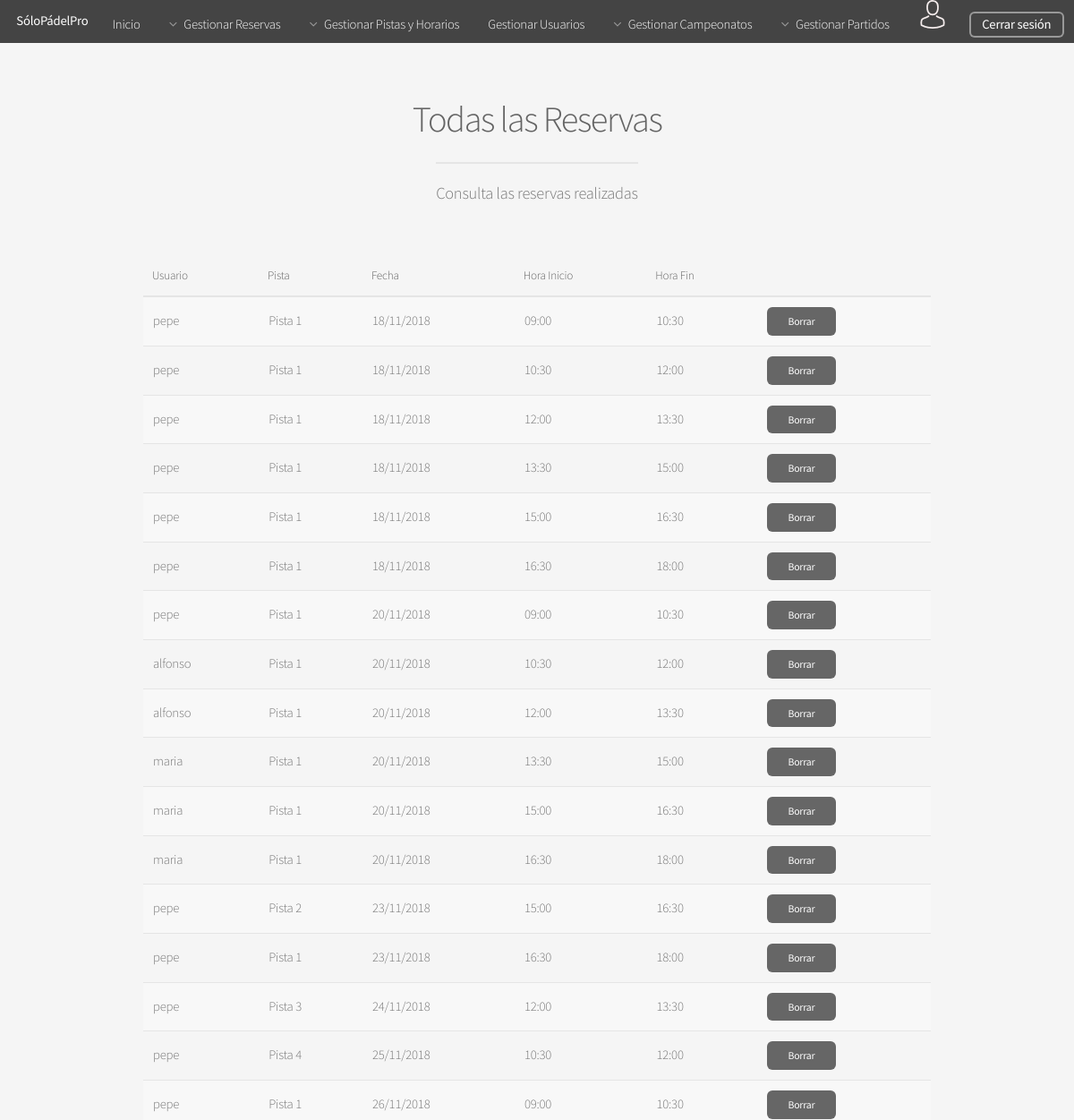
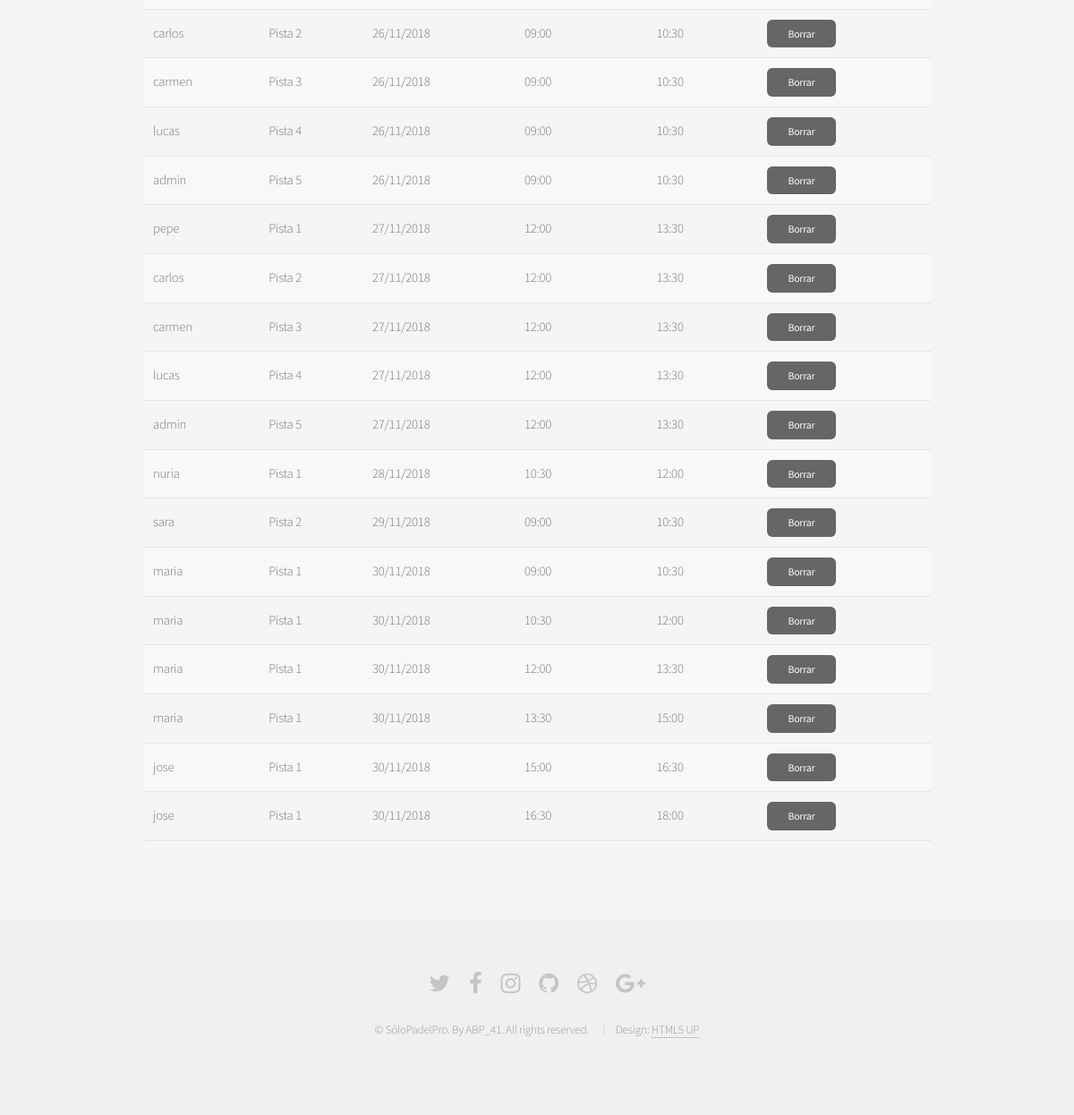
/Controllers/RESERVAR_PISTA_Controller.php?action=SHOW_RESERVAS (signed in), run on the app's committed database (2 pictures, top to bottom).
### tables this page shows
CREATE TABLE IF NOT EXISTS RESERVA(
  ID int(225) AUTO_INCREMENT NOT NULL ,
  USUARIO_LOGIN varchar(25) NOT NULL,
  PISTA_ID int(225) NOT NULL,
  FECHA date NOT NULL,
  HORARIO_ID int(225) NOT NULL,
  PRIMARY KEY(ID),
  FOREIGN KEY (USUARIO_LOGIN) REFERENCES USUARIO (LOGIN) ON DELETE CASCADE,
  FOREIGN KEY (PISTA_ID) REFERENCES PISTA (ID) ON DELETE CASCADE,
  FOREIGN KEY (HORARIO_ID) REFERENCES HORARIO (ID) ON DELETE CASCADE
);

CREATE TABLE IF NOT EXISTS PISTA(
  ID int(225) AUTO_INCREMENT NOT NULL ,
  NOMBRE varchar(25) NOT NULL,
  TIPO varchar(25) NOT NULL,
  PRIMARY KEY(ID)
);

CREATE TABLE IF NOT EXISTS HORARIO(
  ID int(225) AUTO_INCREMENT NOT NULL,
  HORA_INICIO time NOT NULL,
  HORA_FIN time NOT NULL,
  PRIMARY KEY(ID)
);

### Controllers/RESERVAR_PISTA_Controller.php (called while the page is built, shortened)
<?php
include '../Models/RESERVA_Model.php';
include '../Views/RESERVAR_PISTA/RESERVAR_PISTA_SHOWALL_View.php';
if(isset($_REQUEST["action"]))  {
  $action = $_REQUEST["action"];
}else{
  $action = '';
}
switch ($action) {
  case 'SHOW_RESERVAS':
  $RESERVA = new RESERVA_Model('','','','','');
  if($_SESSION["rol"] == 'ADMIN'){
    $reservas = $RESERVA->SHOWALL_Login($_SESSION['login']);
  }
  else{
    $reservas = $RESERVA->SHOWALL_Login($_SESSION['login']);
  }
  new SHOW_RESERVAS($reservas, '../Controllers/RESERVAR_PISTA_Controller.php');
  break;
}
?>

### Functions/Authentication.php (called while the page is built)
<?php
function IsAuthenticated(){
	if (!isset($_SESSION['login'])){
		return false;
	}
	else{
		return true;
	}
}
?>

### Models/RESERVA_Model.php (called while the page is built, shortened)
<?php
class RESERVA_Model{
    var $mensaje;
    var $mysqli;
    function __construct($id,$fecha,$user_login,$pista_ID,$horario_ID){
        include_once '../Functions/Access_DB.php';
        $this->mysqli = ConnectDB();
    }
		function SHOWALL_Login($login){
			if($_SESSION["rol"] == 'ADMIN'){
				$sql = "SELECT P.NOMBRE, R.FECHA, R.ID, R.USUARIO_LOGIN, H.HORA_INICIO, H.HORA_FIN FROM RESERVA R, PISTA P, HORARIO H WHERE (R.PISTA_ID=P.ID) AND (R.HORARIO_ID=H.ID) ORDER BY R.FECHA, H.HORA_INICIO, P.ID";
			}
			else{
			$sql = "SELECT P.NOMBRE, R.FECHA, R.ID, R.USUARIO_LOGIN, H.HORA_INICIO, H.HORA_FIN FROM RESERVA R, PISTA P, HORARIO H WHERE (USUARIO_LOGIN = '$login') AND (R.PISTA_ID=P.ID) AND (R.HORARIO_ID=H.ID) ORDER BY R.FECHA, H.HORA_INICIO, P.ID";
		}
		  if (!($resultado = $this->mysqli->query($sql))){
            $this->mensaje['mensaje'] =  'ERROR: Fallo en la consulta sobre la base de datos';
            return $this->mensaje;
        }
        else{
            return $resultado;
        }
    }
}
?>

### Functions/Access_DB.php (called while the page is built, shortened)
<?php
function ConnectDB(){
   $conexion = mysqli_connect("localhost", "abp41", "abp41", "ABP") or (new MESSAGE('ERROR: No se ha podido conectar con la base de datos', '../index.php'));
 if ($conexion->connect_errno) {
    	return false;
 }else{
 	return $conexion;
 }
}
?>

### Views/RESERVAR_PISTA/RESERVAR_PISTA_SHOWALL_View.php (the view, shortened to what this page needs)
<?php
class SHOW_RESERVAS{
	var $tuplas;
	function __construct($tuplas){
		$this->tuplas = $tuplas;
		$this->render();
	}
	function render(){
		include '../Views/HEADER_View.php';
		?>
		<section id="main" class="container">
			<header>
				<?php
				if($_SESSION["rol"] == 'ADMIN'){
					?>
					<h2>Todas las Reservas</h2>
					<?php
				}
				else {
					?>
					<h2>Tus Reservas</h2>
					<?php
				}
				?>
				<p>Consulta las reservas realizadas</p>
			</header>
			<div class="table-wrapper">
				<table>
					<thead >
						<tr>
							<?php
							if($_SESSION["rol"] == 'ADMIN'){
								?>
								<th>Usuario</th>
								<?php
							}
							?>
							<th>Pista</th>
							<th>Fecha</th>
							<th>Hora Inicio</th>
							<th>Hora Fin</th>
						</tr>
					</thead>
					<tbody>
						<?php
						if($this->tuplas <> NULL){
							while($row = mysqli_fetch_array($this->tuplas)){
								$fecha = explode("-", $row['FECHA']);
								$hora_inicio = explode(":", $row["HORA_INICIO"]);
								$hora_fin = explode(":", $row["HORA_FIN"]);
								$eliminar_reserva = $this->checkFecha($row['FECHA'], $row["HORA_INICIO"]);
								?>
								<tr>
									<?php
									if($_SESSION["rol"] == 'ADMIN'){
										?>
										<td>
											<?=$row['USUARIO_LOGIN']?>
										</td>
										<?php
									}
									?>
									<td>
										<?=$row['NOMBRE']?>
									</td>
									<td>
										<?=$fecha[2]."/".$fecha[1]."/".$fecha[0]?>
									</td>
									<td>
										<?=$hora_inicio[0].":".$hora_inicio[1]?>
									</td>
									<td>
										<?=$hora_fin[0].":".$hora_fin[1]?>
									</td>
									<td>
								<?php
										if($eliminar_reserva == true){
								?>
										<a class="button small" href="../Controllers/RESERVAR_PISTA_Controller.php?action=DELETE&reserva_ID=<?=$row['ID']?>">Borrar</a>
								<?php
									}
								?>
									</td>
								</tr>
								<?php
							}
						}
						?>
					</tbody>
				</table>
			</div>
		</section>
		<?php
		include '../Views/FOOTER_View.php';
	}
	function checkFecha($fecha, $hora_inicio){
		$fecha_split = explode('-', $fecha);
		$ano = $fecha_split[0];
		$mes = $fecha_split[1];
		$dia = $fecha_split[2];
		$hora_split = explode(':', $hora_inicio);
		$hora = $hora_split[0];
		$min = $hora_split[1];
		$fecha_obj = new DateTime(date('Y-m-d H:i:s', mktime($hora,$min, 0, $mes, $dia,$ano)));
		$fecha_hoy = new DateTime(date('Y-m-d H:i:s'));
		$diff_horas = $fecha_hoy->diff($fecha_obj);
		$out = $diff_horas->format("%d,%H,%i");
		$split_dias = explode(',', $out);
		$dias = $split_dias[0];
		$horas = $split_dias[1];
		if($dias > 0){
			return true;
		}else{
			if($horas >= 12){
				return true;
			}
	 		return false;
		}
	 return false;
	}
}
?>

### Views/HEADER_View.php (shortened to what this page needs)
<?php
include_once '../Functions/Authentication.php';
?>
<html>
<head>
  <link rel="stylesheet" href="../assets/css/main.css" />
  <link rel="stylesheet" type="text/css" href="../assets/css/tcal.css" />
</head>
<body class="is-preload">
  <div id="page-wrapper">
    <header id="header">
      <h1><a href="../index.php">SóloPádelPro</a></h1>
      <nav id="nav">
        <ul>
          <li><a href="../index.php">Inicio</a></li>
          <li>
            <?php
            if(IsAuthenticated()){
              ?>
              <a href="#" class="icon fa-angle-down">Gestionar Reservas</a>
            </li>
            <?php
            if(isset($_SESSION["rol"]) && ($_SESSION["rol"] == 'ADMIN')){
              ?>
              <li>
                <a href="#" class="icon fa-angle-down">Gestionar Pistas y Horarios</a>
              </li>
              <?php
            }
            ?>
            <?php
            if(isset($_SESSION["rol"]) && ($_SESSION["rol"] == 'ADMIN')){
              ?>
              <li><a href="../Controllers/USER_Controller.php">Gestionar Usuarios</a></li>
              <?php
            }
            ?>
            <li>
              <a class="icon fa-angle-down">Gestionar Campeonatos</a>
            </li>
            <li>
              <a href="#" class="icon fa-angle-down">Gestionar Partidos</a>
            </li>
            <li><a href="#" class="class="icon fa-angle-down >
              <input type="image" id="login" src="../Views/images/avatar.png">
            </a>
          </li>
          <li>
            <a href="../Functions/Desconectar.php" class="button">Cerrar sesión</a>
            <?php
          }
          ?>
        </li>
      </ul>
    </nav>
  </header>

### Views/FOOTER_View.php (shortened to what this page needs)
<footer id="footer">
            <ul class="icons">
                <li><a href="#" class="icon fa-twitter"><span class="label">Twitter</span></a></li>
                <li><a href="#" class="icon fa-facebook"><span class="label">Facebook</span></a></li>
                <li><a href="#" class="icon fa-instagram"><span class="label">Instagram</span></a></li>
                <li><a href="#" class="icon fa-github"><span class="label">Github</span></a></li>
                <li><a href="#" class="icon fa-dribbble"><span class="label">Dribbble</span></a></li>
                <li><a href="#" class="icon fa-google-plus"><span class="label">Google+</span></a></li>
            </ul>
            <ul class="copyright">
                <li>&copy; SóloPadelPro. By ABP_41. All rights reserved.</li>
                <li>Design: <a href="http://html5up.net">HTML5 UP</a></li>
            </ul>
        </footer>
</div>
</body>
</html>

### data on the page
reserva: USUARIO_LOGIN "pepe", PISTA_ID.NOMBRE "Pista 1", fecha "18", hora_inicio "09", hora_inicio "00", HORARIO_ID.HORA_FIN "10", HORARIO_ID.HORA_FIN "30"
reserva: USUARIO_LOGIN "pepe", PISTA_ID.NOMBRE "Pista 1", fecha "18", hora_inicio "10", hora_inicio "30", HORARIO_ID.HORA_FIN "12", HORARIO_ID.HORA_FIN "00"
reserva: USUARIO_LOGIN "pepe", PISTA_ID.NOMBRE "Pista 1", fecha "18", hora_inicio "12", hora_inicio "00", HORARIO_ID.HORA_FIN "13", HORARIO_ID.HORA_FIN "30"
reserva: USUARIO_LOGIN "pepe", PISTA_ID.NOMBRE "Pista 1", fecha "18", hora_inicio "13", hora_inicio "30", HORARIO_ID.HORA_FIN "15", HORARIO_ID.HORA_FIN "00"
reserva: USUARIO_LOGIN "pepe", PISTA_ID.NOMBRE "Pista 1", fecha "18", hora_inicio "15", hora_inicio "00", HORARIO_ID.HORA_FIN "16", HORARIO_ID.HORA_FIN "30"
reserva: USUARIO_LOGIN "pepe", PISTA_ID.NOMBRE "Pista 1", fecha "18", hora_inicio "16", hora_inicio "30", HORARIO_ID.HORA_FIN "18", HORARIO_ID.HORA_FIN "00"
reserva: USUARIO_LOGIN "pepe", PISTA_ID.NOMBRE "Pista 1", fecha "20", hora_inicio "09", hora_inicio "00", HORARIO_ID.HORA_FIN "10", HORARIO_ID.HORA_FIN "30"
reserva: USUARIO_LOGIN "alfonso", PISTA_ID.NOMBRE "Pista 1", fecha "20", hora_inicio "10", hora_inicio "30", HORARIO_ID.HORA_FIN "12", HORARIO_ID.HORA_FIN "00"
reserva: USUARIO_LOGIN "alfonso", PISTA_ID.NOMBRE "Pista 1", fecha "20", hora_inicio "12", hora_inicio "00", HORARIO_ID.HORA_FIN "13", HORARIO_ID.HORA_FIN "30"
reserva: USUARIO_LOGIN "maria", PISTA_ID.NOMBRE "Pista 1", fecha "20", hora_inicio "13", hora_inicio "30", HORARIO_ID.HORA_FIN "15", HORARIO_ID.HORA_FIN "00"
reserva: USUARIO_LOGIN "maria", PISTA_ID.NOMBRE "Pista 1", fecha "20", hora_inicio "15", hora_inicio "00", HORARIO_ID.HORA_FIN "16", HORARIO_ID.HORA_FIN "30"
reserva: USUARIO_LOGIN "maria", PISTA_ID.NOMBRE "Pista 1", fecha "20", hora_inicio "16", hora_inicio "30", HORARIO_ID.HORA_FIN "18", HORARIO_ID.HORA_FIN "00"
reserva: USUARIO_LOGIN "pepe", PISTA_ID.NOMBRE "Pista 2", fecha "23", hora_inicio "15", hora_inicio "00", HORARIO_ID.HORA_FIN "16", HORARIO_ID.HORA_FIN "30"
reserva: USUARIO_LOGIN "pepe", PISTA_ID.NOMBRE "Pista 1", fecha "23", hora_inicio "16", hora_inicio "30", HORARIO_ID.HORA_FIN "18", HORARIO_ID.HORA_FIN "00"
reserva: USUARIO_LOGIN "pepe", PISTA_ID.NOMBRE "Pista 3", fecha "24", hora_inicio "12", hora_inicio "00", HORARIO_ID.HORA_FIN "13", HORARIO_ID.HORA_FIN "30"
reserva: USUARIO_LOGIN "pepe", PISTA_ID.NOMBRE "Pista 4", fecha "25", hora_inicio "10", hora_inicio "30", HORARIO_ID.HORA_FIN "12", HORARIO_ID.HORA_FIN "00"
reserva: USUARIO_LOGIN "pepe", PISTA_ID.NOMBRE "Pista 1", fecha "26", hora_inicio "09", hora_inicio "00", HORARIO_ID.HORA_FIN "10", HORARIO_ID.HORA_FIN "30"
reserva: USUARIO_LOGIN "carlos", PISTA_ID.NOMBRE "Pista 2", fecha "26", hora_inicio "09", hora_inicio "00", HORARIO_ID.HORA_FIN "10", HORARIO_ID.HORA_FIN "30"
reserva: USUARIO_LOGIN "carmen", PISTA_ID.NOMBRE "Pista 3", fecha "26", hora_inicio "09", hora_inicio "00", HORARIO_ID.HORA_FIN "10", HORARIO_ID.HORA_FIN "30"
reserva: USUARIO_LOGIN "lucas", PISTA_ID.NOMBRE "Pista 4", fecha "26", hora_inicio "09", hora_inicio "00", HORARIO_ID.HORA_FIN "10", HORARIO_ID.HORA_FIN "30"
reserva: USUARIO_LOGIN "admin", PISTA_ID.NOMBRE "Pista 5", fecha "26", hora_inicio "09", hora_inicio "00", HORARIO_ID.HORA_FIN "10", HORARIO_ID.HORA_FIN "30"
reserva: USUARIO_LOGIN "pepe", PISTA_ID.NOMBRE "Pista 1", fecha "27", hora_inicio "12", hora_inicio "00", HORARIO_ID.HORA_FIN "13", HORARIO_ID.HORA_FIN "30"
reserva: USUARIO_LOGIN "carlos", PISTA_ID.NOMBRE "Pista 2", fecha "27", hora_inicio "12", hora_inicio "00", HORARIO_ID.HORA_FIN "13", HORARIO_ID.HORA_FIN "30"
reserva: USUARIO_LOGIN "carmen", PISTA_ID.NOMBRE "Pista 3", fecha "27", hora_inicio "12", hora_inicio "00", HORARIO_ID.HORA_FIN "13", HORARIO_ID.HORA_FIN "30"
reserva: USUARIO_LOGIN "lucas", PISTA_ID.NOMBRE "Pista 4", fecha "27", hora_inicio "12", hora_inicio "00", HORARIO_ID.HORA_FIN "13", HORARIO_ID.HORA_FIN "30"
reserva: USUARIO_LOGIN "admin", PISTA_ID.NOMBRE "Pista 5", fecha "27", hora_inicio "12", hora_inicio "00", HORARIO_ID.HORA_FIN "13", HORARIO_ID.HORA_FIN "30"
reserva: USUARIO_LOGIN "nuria", PISTA_ID.NOMBRE "Pista 1", fecha "28", hora_inicio "10", hora_inicio "30", HORARIO_ID.HORA_FIN "12", HORARIO_ID.HORA_FIN "00"
reserva: USUARIO_LOGIN "sara", PISTA_ID.NOMBRE "Pista 2", fecha "29", hora_inicio "09", hora_inicio "00", HORARIO_ID.HORA_FIN "10", HORARIO_ID.HORA_FIN "30"
reserva: USUARIO_LOGIN "maria", PISTA_ID.NOMBRE "Pista 1", fecha "30", hora_inicio "09", hora_inicio "00", HORARIO_ID.HORA_FIN "10", HORARIO_ID.HORA_FIN "30"
reserva: USUARIO_LOGIN "maria", PISTA_ID.NOMBRE "Pista 1", fecha "30", hora_inicio "10", hora_inicio "30", HORARIO_ID.HORA_FIN "12", HORARIO_ID.HORA_FIN "00"
reserva: USUARIO_LOGIN "maria", PISTA_ID.NOMBRE "Pista 1", fecha "30", hora_inicio "12", hora_inicio "00", HORARIO_ID.HORA_FIN "13", HORARIO_ID.HORA_FIN "30"
reserva: USUARIO_LOGIN "maria", PISTA_ID.NOMBRE "Pista 1", fecha "30", hora_inicio "13", hora_inicio "30", HORARIO_ID.HORA_FIN "15", HORARIO_ID.HORA_FIN "00"
reserva: USUARIO_LOGIN "jose", PISTA_ID.NOMBRE "Pista 1", fecha "30", hora_inicio "15", hora_inicio "00", HORARIO_ID.HORA_FIN "16", HORARIO_ID.HORA_FIN "30"
reserva: USUARIO_LOGIN "jose", PISTA_ID.NOMBRE "Pista 1", fecha "30", hora_inicio "16", hora_inicio "30", HORARIO_ID.HORA_FIN "18", HORARIO_ID.HORA_FIN "00"
